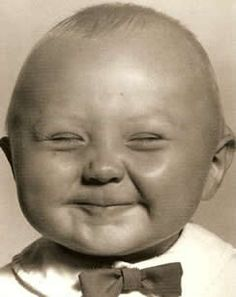
#> input picture assign2/img2/baby_happy.jpg, 236 x 297 px; its folder holds 3 pictures in this run
$ python hybrid_images.py   (older library calls are emulated)
#> lines starting #> are read from the running program, lines starting #| are printed output that depends on the picture
from os import listdir
from scipy.io import loadmat
from scipy.ndimage import convolve, imread
from scipy.misc import imresize, imsave, imshow
import matplotlib.pyplot as plt
import numpy as np
from scipy.spatial.distance import euclidean
from scipy.ndimage import gaussian_filter


def hybrid(folder = "img2"):
#> called with folder = 'img2'
        origin_path1 = "".join([folder, "/", "baby_happy.jpg"])
        im1 = imread(origin_path1, flatten=True)
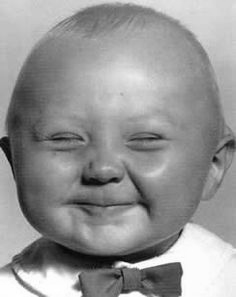
#> im1: shape (297, 236) float32; min 6.55, max 255, mean 149.3
        im1 = imresize(im1, (100, 100))
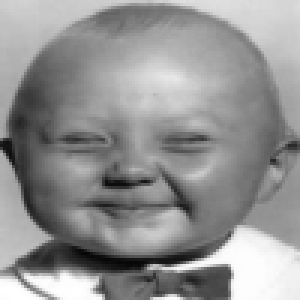
#> im1: shape (100, 100) (shown 3 times larger); min 6, max 255, mean 146.6
        im1 = gaussian_filter(im1, sigma=1)
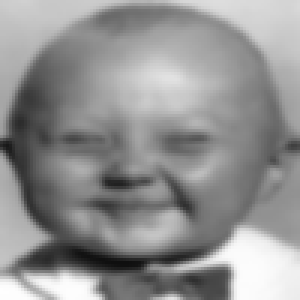
#> im1: shape (100, 100) (shown 3 times larger); min 15, max 254, mean 145.5
        imsave("img2_hybrid/im1_blur.jpg", im1)

        origin_path2 = "".join([folder, "/", "baby_weird.jpg"])
#> (the run stopped early here; a loop or call above may not have finished)
